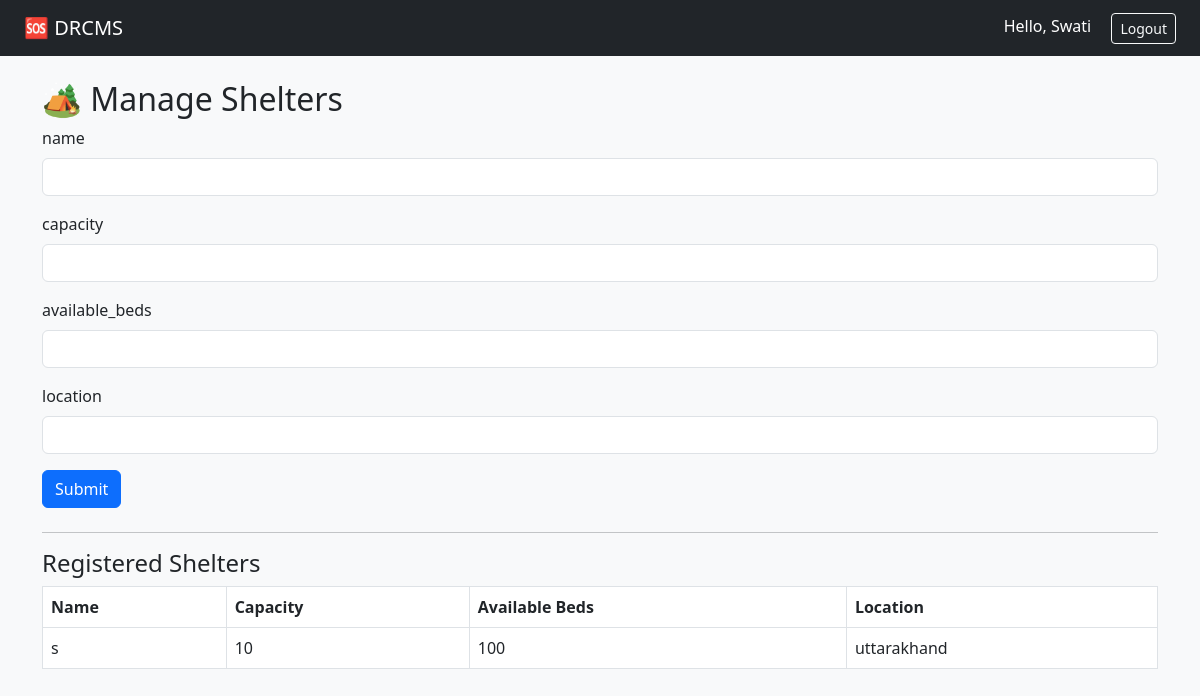
The page /admin/shelters (signed in) on the database its author committed.
### app/models.py (models this page shows, shortened)
class User(db.Model, UserMixin):
    __tablename__='users'
    id=db.Column(db.Integer, primary_key=True)
    name=db.Column(db.String(100), nullable=False)
    email=db.Column(db.String(100), unique=True, nullable=False)
    password_hash=db.Column(db.String(100), nullable=False)
    role=db.Column(db.String(100), nullable=False, default='user') #user/admin
    sos_request=db.relationship('SOSRequest', backref='user', lazy=True)

class Shelter(db.Model):
    __tablename__='shelters'
    id=db.Column(db.Integer, primary_key=True)
    name=db.Column(db.String(120), nullable=False)
    capacity=db.Column(db.Integer, nullable=False)
    available_beds=db.Column(db.Integer, nullable=False)
    location=db.Column(db.String(200), nullable=False)

### app/routes/admin.py (the view, shortened to what this page needs)
@admin.route('/admin/shelters', methods=['GET', 'POST'])
@login_required
def manage_shelters():
    if current_user.role != 'admin':
        flash('Access denied. Admins only.')
        return redirect(url_for('sos.dashboard'))
    form=ShelterForm()
    shelters = Shelter.query.all()
    return render_template('shelters.html', shelters=shelters, form=form)

### app/forms.py
class ShelterForm(FlaskForm):
    name=StringField('name', validators=[DataRequired()])
    capacity=IntegerField('capacity',validators=[DataRequired()])
    available_beds=IntegerField('available_beds', validators=[DataRequired()])
    location=StringField('location', validators=[DataRequired()])
    submit=SubmitField('Submit')

### app/__init__.py (called while the page is built)
def create_app():
    app=Flask(__name__)
    app.config.from_object('config.Config')
    db.init_app(app)
    login_manager.init_app(app)
    mail.init_app(app)
    @app.after_request
    def add_header(response):
        response.headers['Cache-Control'] = 'no-store, no-cache, must-revalidate, post-check=0, pre-check=0, max-age=0'
        response.headers['Pragma'] = 'no-cache'
        response.headers['Expires'] = '0'
        return response
    from app.routes.auth  import auth as auth_bp
    from app.routes.sos import sos  as sos_bp
    from app.routes.admin import admin as admin_bp
    app.register_blueprint(auth_bp)
    app.register_blueprint(sos_bp)
    app.register_blueprint(admin_bp)
    return app

### app/models.py (called while the page is built)
@login_manager.user_loader
def load_user(user_id):
    return User.query.get(int(user_id))

### app/templates/shelters.html (shortened to what this page needs)
{% extends "layout.html" %}
{% block content %}
<h2>🏕️ Manage Shelters</h2>
<form method="POST" class="mb-4">
    <div class="mb-3">
        {{ form.name.label(class="form-label") }}
        {{ form.name(class="form-control") }}
    </div>
    <div class="mb-3">
        {{ form.capacity.label(class="form-label") }}
        {{ form.capacity(class="form-control") }}
    </div>
    <div class="mb-3">
        {{ form.available_beds.label(class="form-label") }}
        {{ form.available_beds(class="form-control") }}
    </div>
    <div class="mb-3">
        {{ form.location.label(class="form-label") }}
        {{ form.location(class="form-control") }}
    </div>
    {{ form.submit(class="btn btn-primary") }}
</form>
<hr>
<h4>Registered Shelters</h4>
<table class="table table-bordered">
    <thead>
        <tr>
            <th>Name</th>
            <th>Capacity</th>
            <th>Available Beds</th>
            <th>Location</th>
        </tr>
    </thead>
    <tbody>
        {% for s in shelters %}
        <tr>
            <td>{{ s.name }}</td>
            <td>{{ s.capacity }}</td>
            <td>{{ s.available_beds }}</td>
            <td>{{ s.location }}</td>
        </tr>
        {% endfor %}
    </tbody>
</table>
{% endblock %}

### app/templates/layout.html (shortened to what this page needs)
<!DOCTYPE html>
<html lang="en">
<head>
    <link href="https://cdn.jsdelivr.net/npm/bootstrap@5.3.0/dist/css/bootstrap.min.css" rel="stylesheet">
</head>
<body class="bg-light">
    <nav class="navbar navbar-expand-lg navbar-dark bg-dark px-4">
        <a class="navbar-brand" href="#">🆘 DRCMS</a>
        <div class="ms-auto">
            {% if current_user.is_authenticated %}
                <span class="text-white me-3">Hello, {{ current_user.name }}</span>
                <a href="{{ url_for('auth.logout') }}" class="btn btn-sm btn-outline-light">Logout</a>
            {% endif %}
        </div>
    </nav>
    <div class="container mt-4">
        {% block content %}{% endblock %}
    </div>
</body>
</html>

### rows shown on the page
User: name "Swati"
Shelter: name "s", capacity "10", available_beds "100", location "uttarakhand"
